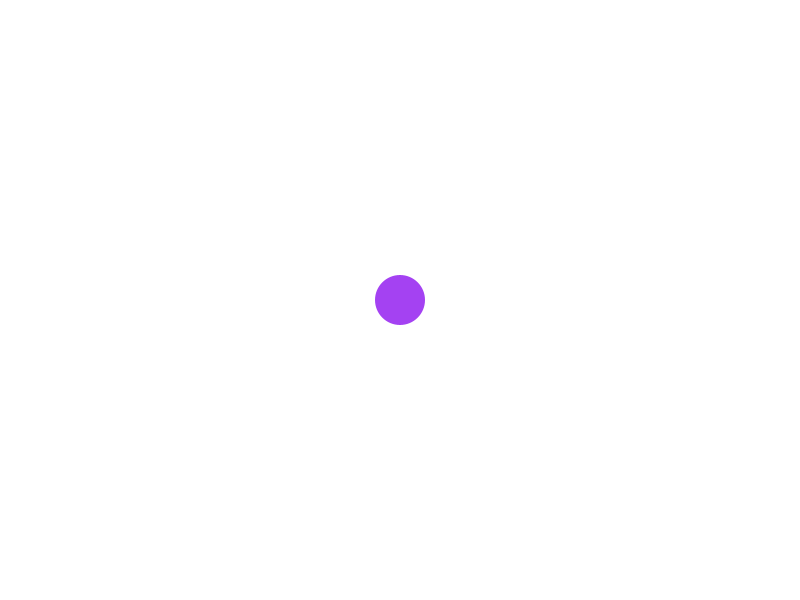
Frame 1 (no input)
Frame 60 (the mouse pressed at the canvas centre just before this capture): identical to frame 1, image omitted
Frame 120 (the mouse held since frame 60 and released just before this capture): identical to frame 1, image omitted

The Processing sketch that drew this single still picture (run headless with seeded random() and noise(); from frame 60 on, the mouse is pressed at the canvas centre):

// Processing sketch: MovingBall
// ── MovingBall.pde
PVector pos;

void setup() {
  size(800, 600);
  background(255);
  pos = new PVector(width/2, height/2);
  fill(random(255), random(255), random(255));
  noStroke();
}

void draw() {
  background(255, 255, 255, 0);
  ellipse(pos.x, pos.y, 50, 50);
  if (keyPressed) {
    switch(key) {
    case 'w':
      pos.y -= 3;
      if (pos.y < -25) pos.y = height + 25;
      break;
    case 'a':
      pos.x -= 3;
      if (pos.x < -25) pos.x = width + 25;
      break;
    case 'd':
      pos.x += 3;
      if (pos.x > width + 25) pos.x = -25;
      break;
    case 's':
      pos.y += 3;
      if (pos.y > height + 25) pos.y = -25;
      break;
    }
  }
}
